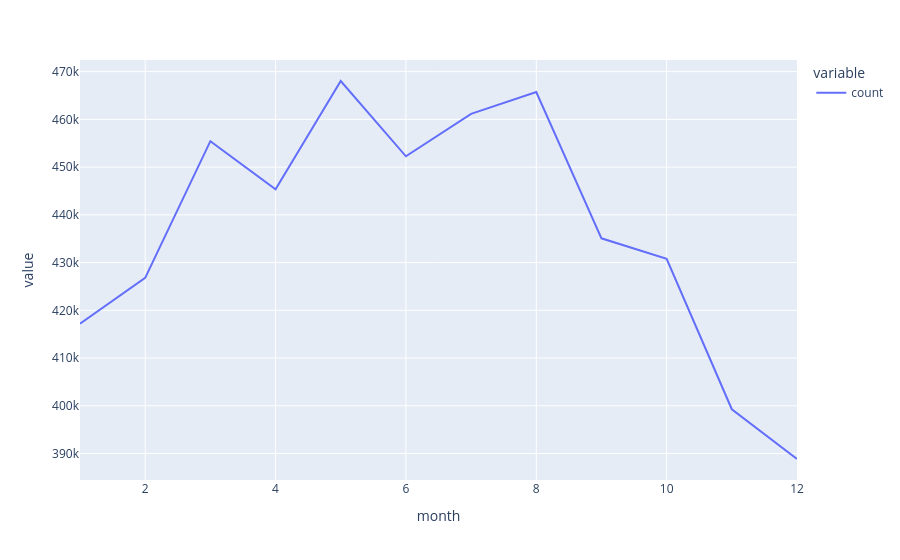

The cell this chart's notebook holds for it:
### Code cell
(
    data_df_filtered
        ["month"]
        .value_counts()
        .sort_index()
        .plot()
)

### Figure 1 — Plotly figure (JSON) as saved in the notebook; plotly's stock layout.template omitted (floating-point values rounded to 4 significant figures)
{"data": [{"hovertemplate": "variable=count<br>month=%{x}<br>value=%{y}<extra></extra>", "legendgroup": "count", "line": {"color": "#636efa", "dash": "solid"}, "marker": {"symbol": "circle"}, "mode": "lines", "name": "count", "orientation": "v", "showlegend": true, "type": "scatter", "x": [1, 2, 3, 4, 5, 6, 7, 8, 9, 10, 11, 12], "xaxis": "x", "y": [417188, 426796, 455433, 445340, 468042, 452272, 461153, 465727, 435086, 430769, 399273, 388855], "yaxis": "y"}], "layout": {"legend": {"title": {"text": "variable"}, "tracegroupgap": 0}, "margin": {"t": 60}, "xaxis": {"anchor": "y", "domain": [0, 1], "title": {"text": "month"}}, "yaxis": {"anchor": "x", "domain": [0, 1], "title": {"text": "value"}}}}
